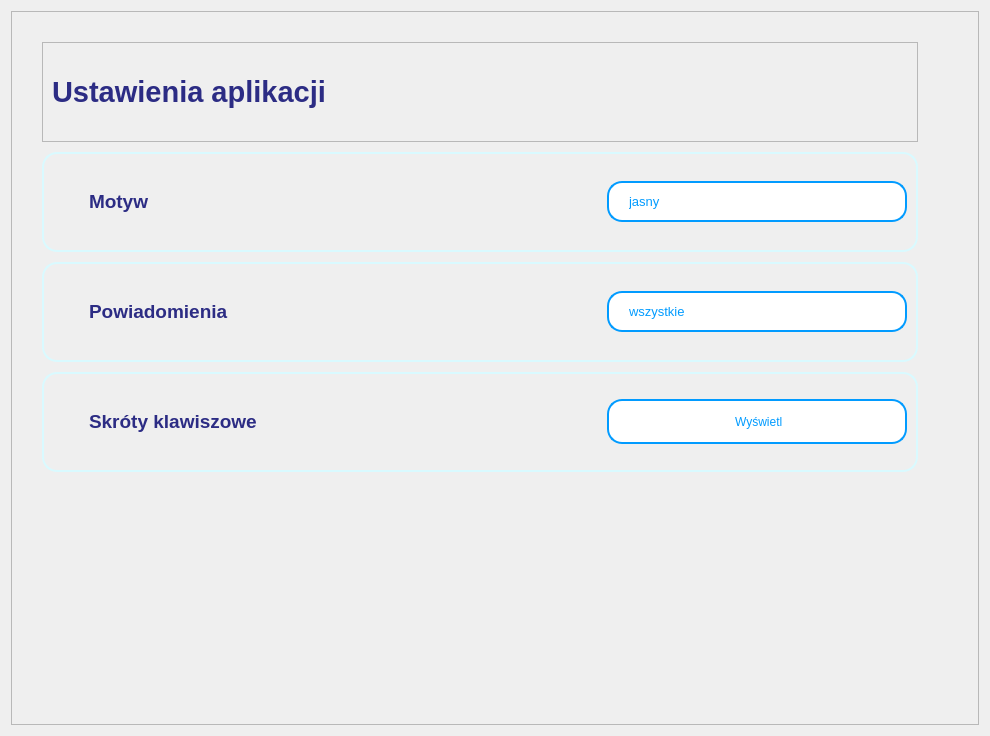
<?xml version="1.0" encoding="UTF-8"?>
<ui version="4.0">
 <class>Form</class>
 <widget class="QWidget" name="Form">
  <property name="geometry">
   <rect>
    <x>0</x>
    <y>0</y>
    <width>990</width>
    <height>736</height>
   </rect>
  </property>
  <property name="windowTitle">
   <string>Form</string>
  </property>
  <layout class="QVBoxLayout" name="verticalLayout">
   <item>
    <widget class="QFrame" name="str_ustawienia_srodek">
     <property name="minimumSize">
      <size>
       <width>700</width>
       <height>0</height>
      </size>
     </property>
     <property name="maximumSize">
      <size>
       <width>1600</width>
       <height>16777215</height>
      </size>
     </property>
     <property name="styleSheet">
      <string notr="true">#powiadomienia, #motyw, #skroty_klawiszowe {
	border-style:solid;
	border-radius:15px;
	border-width:2px;
	border-color: #D9FAFF;
}
#btn_skroty_klawiszowe {
	border-style:solid;
	border-width:2px;
	border-color:#019bff;
	color:#019bff;
}
QComboBox {
    background-color: white; /* Kolor tła */
    border-style: solid;
    border-width: 2px;
    border-color: #019bff;
    color: #019bff;
    padding: 10px 20px;
    border-radius: 15px; /* Zaokrąglenie krawędzi */
}
QComboBox:hover {
    background-color: #E6E6FF; /* Kolor tła po najechaniu myszką */
}
QComboBox:pressed {
    background-color: #CCCCFF; /* Kolor tła po kliknięciu */
}
QComboBox::drop-down {
    width: 20px; /* Szerokość obszaru na strzałkę */
    background-color: transparent; /* Przezroczysty kolor tła obszaru strzałki */
    border: none; /* Brak obramowania dla obszaru strzałki */
}
QComboBox::down-arrow {
    image: url(&quot;:/images/arrow_down.png&quot;); /* Użyj domyślnej ikony strzałki */
}
QComboBox QAbstractItemView {
    /* Styl dla menu rozwijanej listy */
    border: 2px solid #019bff; /* Grubość i kolor obramowania */
	border-radius:15px;
    background-color: white; /* Kolor tła */
    color: #019bff; /* Kolor tekstu */
    selection-background-color: #E6E6FF; /* Kolor tła po zaznaczeniu */
	selection-color: #019bff;
	padding:10px;
}
QComboBox QAbstractItemView::item {
	border-style:solid;
	border-color:black;
	border-width:2px;
    border-radius: 15px; /* Zaokrągla krawędzie elementów listy */
}
QFrame#srodek {
	background-color:white;
}
QFrame#lewo, QFrame#prawo {
	background-color: #E4FFFC;
}
QLabel {
	color: #2c2c84;
}
QLineEdit {
	border-style:solid;
	border-radius:15px;
	border-width:2px;
	padding-left:10px;
	padding-right:10px;
	border-color:#c7dcff;
	color: #2c2c84;
}
QLineEdit:focus {
	border-color: #019bff;
}
QPushButton {
	background-color: white; /* Kolor tła */
	border: none; /* Brak obramowania */
	color: white; /* Kolor czcionki */
	padding: 10px 20px; /* Wielkość przycisku */
	border-radius: 15px; /* Zaokrąglenie krawędzi */
}
QPushButton:hover {
	background-color: #E6E6FF; /* Kolor tła po najechaniu myszką */
}
QPushButton:pressed {
	background-color: #CCCCFF; /* Kolor tła po kliknięciu */
}
QPushButton#btn_usun_konto {
	background-color: #ff4d4d;
	color: white;
}
QPushButton:hover#btn_usun_konto {
	background-color: #cc3333;
}
QPushButton:pressed#btn_usun_konto {
	background-color: #993333;
}</string>
     </property>
     <property name="frameShape">
      <enum>QFrame::StyledPanel</enum>
     </property>
     <property name="frameShadow">
      <enum>QFrame::Raised</enum>
     </property>
     <layout class="QVBoxLayout" name="verticalLayout_11">
      <property name="spacing">
       <number>10</number>
      </property>
      <property name="leftMargin">
       <number>30</number>
      </property>
      <property name="topMargin">
       <number>30</number>
      </property>
      <property name="rightMargin">
       <number>60</number>
      </property>
      <property name="bottomMargin">
       <number>30</number>
      </property>
      <item>
       <widget class="QFrame" name="ustawienia_aplikacji">
        <property name="minimumSize">
         <size>
          <width>0</width>
          <height>100</height>
         </size>
        </property>
        <property name="maximumSize">
         <size>
          <width>16777215</width>
          <height>100</height>
         </size>
        </property>
        <property name="frameShape">
         <enum>QFrame::StyledPanel</enum>
        </property>
        <property name="frameShadow">
         <enum>QFrame::Raised</enum>
        </property>
        <widget class="QLabel" name="lb_ustawienia_aplikacji">
         <property name="geometry">
          <rect>
           <x>10</x>
           <y>0</y>
           <width>776</width>
           <height>100</height>
          </rect>
         </property>
         <property name="minimumSize">
          <size>
           <width>0</width>
           <height>100</height>
          </size>
         </property>
         <property name="font">
          <font>
           <pointsize>22</pointsize>
           <weight>75</weight>
           <bold>true</bold>
          </font>
         </property>
         <property name="text">
          <string>Ustawienia aplikacji</string>
         </property>
        </widget>
       </widget>
      </item>
      <item>
       <widget class="QFrame" name="motyw">
        <property name="minimumSize">
         <size>
          <width>0</width>
          <height>100</height>
         </size>
        </property>
        <property name="maximumSize">
         <size>
          <width>16777215</width>
          <height>100</height>
         </size>
        </property>
        <property name="frameShape">
         <enum>QFrame::StyledPanel</enum>
        </property>
        <property name="frameShadow">
         <enum>QFrame::Raised</enum>
        </property>
        <layout class="QHBoxLayout" name="horizontalLayout_10">
         <item>
          <widget class="QLabel" name="lb_ikona_motyw">
           <property name="minimumSize">
            <size>
             <width>30</width>
             <height>30</height>
            </size>
           </property>
           <property name="maximumSize">
            <size>
             <width>30</width>
             <height>30</height>
            </size>
           </property>
           <property name="font">
            <font>
             <pointsize>8</pointsize>
            </font>
           </property>
           <property name="text">
            <string/>
           </property>
           <property name="pixmap">
            <pixmap>../icons/icons_blue/sun.svg</pixmap>
           </property>
           <property name="scaledContents">
            <bool>true</bool>
           </property>
          </widget>
         </item>
         <item>
          <widget class="QLabel" name="lb_motyw">
           <property name="minimumSize">
            <size>
             <width>0</width>
             <height>45</height>
            </size>
           </property>
           <property name="maximumSize">
            <size>
             <width>16777215</width>
             <height>45</height>
            </size>
           </property>
           <property name="font">
            <font>
             <pointsize>14</pointsize>
             <weight>75</weight>
             <bold>true</bold>
            </font>
           </property>
           <property name="text">
            <string>Motyw</string>
           </property>
          </widget>
         </item>
         <item>
          <widget class="QComboBox" name="combo_motyw">
           <property name="minimumSize">
            <size>
             <width>300</width>
             <height>0</height>
            </size>
           </property>
           <property name="maximumSize">
            <size>
             <width>300</width>
             <height>16777215</height>
            </size>
           </property>
           <property name="font">
            <font>
             <pointsize>10</pointsize>
             <weight>50</weight>
             <bold>false</bold>
            </font>
           </property>
           <item>
            <property name="text">
             <string>jasny</string>
            </property>
           </item>
           <item>
            <property name="text">
             <string>ciemny</string>
            </property>
           </item>
           <item>
            <property name="text">
             <string>gradient</string>
            </property>
           </item>
          </widget>
         </item>
        </layout>
       </widget>
      </item>
      <item>
       <widget class="QFrame" name="powiadomienia">
        <property name="minimumSize">
         <size>
          <width>0</width>
          <height>100</height>
         </size>
        </property>
        <property name="maximumSize">
         <size>
          <width>16777215</width>
          <height>100</height>
         </size>
        </property>
        <property name="frameShape">
         <enum>QFrame::StyledPanel</enum>
        </property>
        <property name="frameShadow">
         <enum>QFrame::Raised</enum>
        </property>
        <layout class="QHBoxLayout" name="horizontalLayout_11">
         <item>
          <widget class="QLabel" name="lb_ikona_powiadomienia">
           <property name="minimumSize">
            <size>
             <width>30</width>
             <height>30</height>
            </size>
           </property>
           <property name="maximumSize">
            <size>
             <width>30</width>
             <height>30</height>
            </size>
           </property>
           <property name="font">
            <font>
             <pointsize>8</pointsize>
            </font>
           </property>
           <property name="text">
            <string/>
           </property>
           <property name="pixmap">
            <pixmap>../icons/icons_blue/bell.svg</pixmap>
           </property>
           <property name="scaledContents">
            <bool>true</bool>
           </property>
          </widget>
         </item>
         <item>
          <widget class="QLabel" name="lb_powiadomienia">
           <property name="minimumSize">
            <size>
             <width>0</width>
             <height>45</height>
            </size>
           </property>
           <property name="maximumSize">
            <size>
             <width>16777215</width>
             <height>45</height>
            </size>
           </property>
           <property name="font">
            <font>
             <pointsize>14</pointsize>
             <weight>75</weight>
             <bold>true</bold>
            </font>
           </property>
           <property name="text">
            <string>Powiadomienia</string>
           </property>
          </widget>
         </item>
         <item>
          <widget class="QComboBox" name="combo_motyw_2">
           <property name="minimumSize">
            <size>
             <width>300</width>
             <height>0</height>
            </size>
           </property>
           <property name="maximumSize">
            <size>
             <width>300</width>
             <height>16777215</height>
            </size>
           </property>
           <property name="font">
            <font>
             <pointsize>10</pointsize>
            </font>
           </property>
           <item>
            <property name="text">
             <string>wszystkie</string>
            </property>
           </item>
           <item>
            <property name="text">
             <string>ważne zadania</string>
            </property>
           </item>
           <item>
            <property name="text">
             <string>brak</string>
            </property>
           </item>
          </widget>
         </item>
        </layout>
       </widget>
      </item>
      <item>
       <widget class="QFrame" name="skroty_klawiszowe">
        <property name="minimumSize">
         <size>
          <width>0</width>
          <height>100</height>
         </size>
        </property>
        <property name="maximumSize">
         <size>
          <width>16777215</width>
          <height>100</height>
         </size>
        </property>
        <property name="frameShape">
         <enum>QFrame::StyledPanel</enum>
        </property>
        <property name="frameShadow">
         <enum>QFrame::Raised</enum>
        </property>
        <layout class="QHBoxLayout" name="horizontalLayout_12">
         <item>
          <widget class="QLabel" name="lb_ikona_klucz">
           <property name="minimumSize">
            <size>
             <width>30</width>
             <height>30</height>
            </size>
           </property>
           <property name="maximumSize">
            <size>
             <width>30</width>
             <height>30</height>
            </size>
           </property>
           <property name="font">
            <font>
             <pointsize>8</pointsize>
            </font>
           </property>
           <property name="text">
            <string/>
           </property>
           <property name="pixmap">
            <pixmap>../icons/icons_blue/key.svg</pixmap>
           </property>
           <property name="scaledContents">
            <bool>true</bool>
           </property>
          </widget>
         </item>
         <item>
          <widget class="QLabel" name="lb_skroty_klawiszowe">
           <property name="minimumSize">
            <size>
             <width>250</width>
             <height>45</height>
            </size>
           </property>
           <property name="maximumSize">
            <size>
             <width>16777215</width>
             <height>45</height>
            </size>
           </property>
           <property name="font">
            <font>
             <pointsize>14</pointsize>
             <weight>75</weight>
             <bold>true</bold>
            </font>
           </property>
           <property name="text">
            <string>Skróty klawiszowe</string>
           </property>
          </widget>
         </item>
         <item>
          <widget class="QPushButton" name="btn_skroty_klawiszowe">
           <property name="minimumSize">
            <size>
             <width>300</width>
             <height>45</height>
            </size>
           </property>
           <property name="maximumSize">
            <size>
             <width>300</width>
             <height>45</height>
            </size>
           </property>
           <property name="font">
            <font>
             <pointsize>9</pointsize>
             <weight>50</weight>
             <bold>false</bold>
            </font>
           </property>
           <property name="text">
            <string> Wyświetl</string>
           </property>
           <property name="icon">
            <iconset>
             <normaloff>../icons/icons_blue/info.svg</normaloff>../icons/icons_blue/info.svg</iconset>
           </property>
           <property name="iconSize">
            <size>
             <width>25</width>
             <height>25</height>
            </size>
           </property>
          </widget>
         </item>
        </layout>
       </widget>
      </item>
      <item>
       <spacer name="verticalSpacer">
        <property name="orientation">
         <enum>Qt::Vertical</enum>
        </property>
        <property name="sizeHint" stdset="0">
         <size>
          <width>20</width>
          <height>40</height>
         </size>
        </property>
       </spacer>
      </item>
     </layout>
    </widget>
   </item>
  </layout>
 </widget>
 <resources/>
 <connections/>
</ui>
